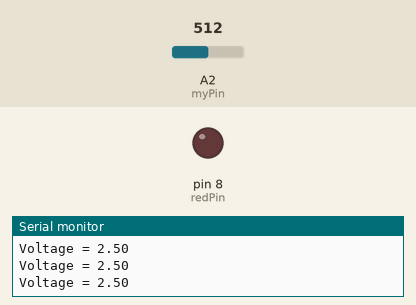
This sketch was run on a simulated Arduino Uno, built with avr-gcc and run on an emulated ATmega328P. On the bench: output pins drawn as LEDs (lit = HIGH), the last lines printed to the serial monitor. Dashed ring = blinking. The test bench sets the inputs (shaded band); at power-on: A2 (myPin) = 512.

Above: at 1.2 s.
1.3 s: A2 (myPin) set to 812
2.9 s: A2 (myPin) set to 836
At 3.38 s:
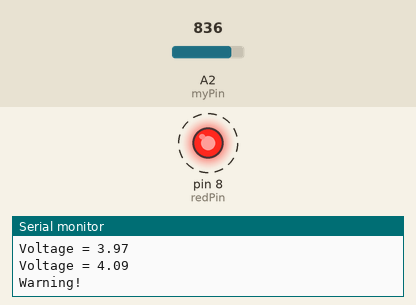
5.9 s: A2 (myPin) set to 716
At 6.5 s:
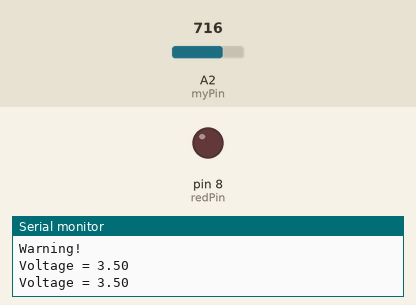
7.4 s: A2 (myPin) set to 900
At 7.88 s:
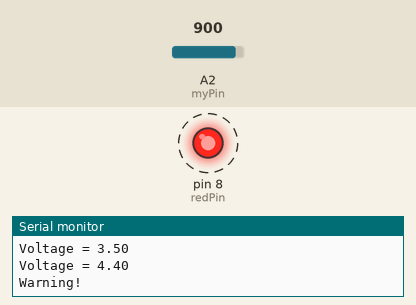
Timing chart, 0 to 11.4 s (numbered marks = the images above; inputs shaded):
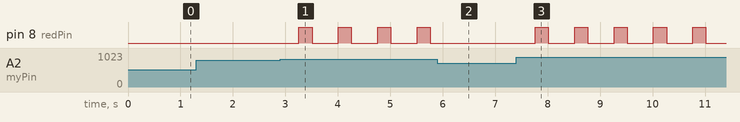

The sketch:

IfStatement.ino
```cpp
int myPin = A2;
int redPin = 8;
float readVal;
int myD = 250;
void setup() {
  // put your setup code here, to run once:
pinMode(myPin,INPUT);
pinMode(redPin, OUTPUT);
Serial.begin(9600);
}

void loop() {
  // put your main code here, to run repeatedly:
  readVal = analogRead(myPin) * (5./1023.);
  Serial.print("Voltage = ");
  Serial.println(readVal);
  delay(myD);
  if (readVal > 4.)
  {
    Serial.println("Warning!");
    digitalWrite(redPin, HIGH);
    delay(myD);
    digitalWrite(redPin,LOW);
    delay(myD);
  }
}
```

Measured:
- the behaviour switches between 818 and 819 on A2 (myPin) (found by bisection; images 0 and 1)
- after the input at 2.9 s, pin 8 (redPin): alternates HIGH for 0.25 s and LOW for 0.50 s, starting after 0.36 s
- after the input at 5.9 s, pin 8 (redPin): stops changing and stays LOW
- after the input at 7.4 s, pin 8 (redPin): alternates HIGH for 0.25 s and LOW for 0.50 s, starting after 0.36 s
